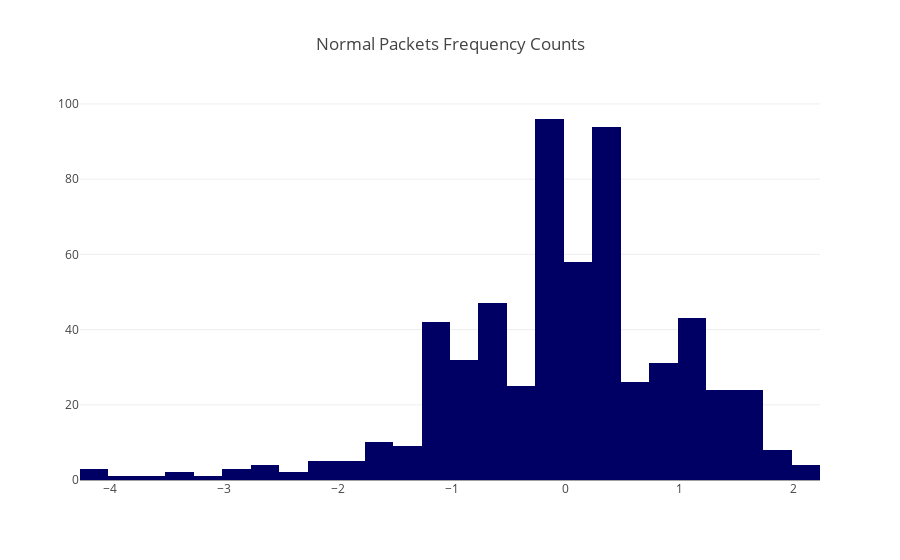
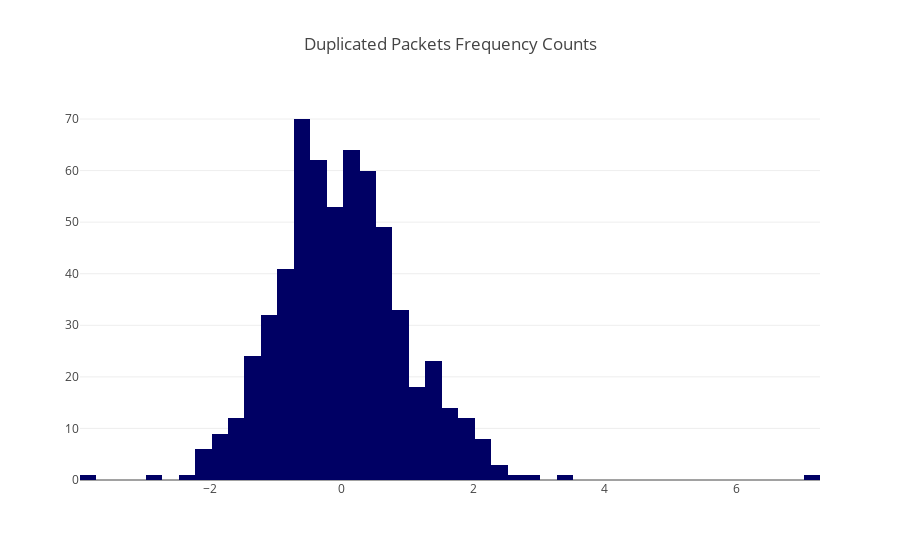

Notebook source saved alongside these figures, in order:
### Code cell
distribution_data = [{'data':norm_speed['y'],
                     'title':"Normal Packets"},
                     {'data':dup_speed['y'],
                    'title':"Duplicated Packets"},
                     {'data':tamper_speed['y'],
                    'title':"Tampered Packets"},
                     {'data':drop_speed['y'],
                    'title':"Dropped Packets"}]

for each in distribution_data:
    z_scores = ZScore(each["data"])

    trace = go.Histogram(x=z_scores, xbins=dict(start=np.min(z_scores), size=0.25, end=np.max(z_scores)),
                       marker=dict(color='rgb(0, 0, 100)'))

    layout = go.Layout(
        title="{} Frequency Counts".format(each["title"])
    )

    fig = go.Figure(data=go.Data([trace]), layout=layout)
    iplot(fig, filename='{}-freq-counts'.format(each["title"]))

### Figure 1 — Plotly figure (JSON) as saved in the notebook; plotly's stock layout.template omitted (floating-point values rounded to 4 significant figures; data arrays with more than 128 entries replaced by an {"elided": "..."} marker saying what was removed)
{"data": [{"marker": {"color": "rgb(0, 0, 100)"}, "type": "histogram", "uid": "5622eef0-6bcc-4c0c-ab90-f7e2d6c2dffe", "x": {"elided": "600 float values"}, "xbins": {"end": 2.179, "size": 0.25, "start": -4.265}}], "layout": {"title": {"text": "Normal Packets Frequency Counts"}}}

### Figure 2 — Plotly figure (JSON) as saved in the notebook; plotly's stock layout.template omitted (floating-point values rounded to 4 significant figures; data arrays with more than 128 entries replaced by an {"elided": "..."} marker saying what was removed)
{"data": [{"marker": {"color": "rgb(0, 0, 100)"}, "type": "histogram", "uid": "de94d4f0-8505-4fe7-a0cd-14904b8f4214", "x": {"elided": "600 float values"}, "xbins": {"end": 7.143, "size": 0.25, "start": -3.979}}], "layout": {"title": {"text": "Duplicated Packets Frequency Counts"}}}
